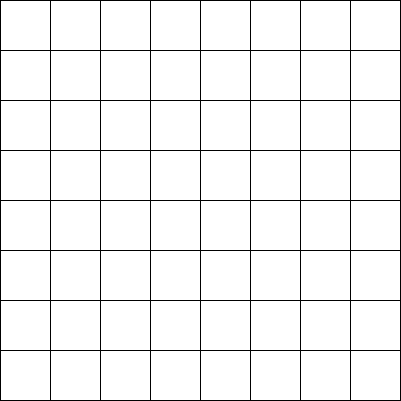
Frame 1 (no input)
Frame 60 (the mouse pressed at the canvas centre just before this capture): identical to frame 1, image omitted
Frame 120 (the mouse held since frame 60 and released just before this capture): identical to frame 1, image omitted

The Processing sketch that drew this single still picture (run headless with seeded random() and noise(); from frame 60 on, the mouse is pressed at the canvas centre):

// Processing sketch: processing_171171
// ── processing_171171.pde

/*
by Adriano Parracciani
aka CyberParra

click the mouse over the single square
to change color from black/white

press n key to set grid off
press y key to set grid on
press s to save image file (the file name is GridAdrt.jpg)

*/

void setup() {
size(401,401);
//noLoop();
frameRate(5);
stroke(0);
}

int x=0;
int y=0;
int lato=50;
int col11=255; 
int col21=255;
int col31=255;
int col41=255; 
int col51=255;
int col61=255;
int col71=255;
int col81=255;
int col12=255; 
int col22=255;
int col32=255;
int col42=255; 
int col52=255;
int col62=255;
int col72=255;
int col82=255;
int col13=255; 
int col23=255;
int col33=255;
int col43=255; 
int col53=255;
int col63=255;
int col73=255;
int col83=255;

int col14=255; 
int col24=255;
int col34=255;
int col44=255; 
int col54=255;
int col64=255;
int col74=255;
int col84=255;

int col15=255; 
int col25=255;
int col35=255;
int col45=255; 
int col55=255;
int col65=255;
int col75=255;
int col85=255;

int col16=255; 
int col26=255;
int col36=255;
int col46=255; 
int col56=255;
int col66=255;
int col76=255;
int col86=255;

int col17=255; 
int col27=255;
int col37=255;
int col47=255; 
int col57=255;
int col67=255;
int col77=255;
int col87=255;

int col18=255; 
int col28=255;
int col38=255;
int col48=255; 
int col58=255;
int col68=255;
int col78=255;
int col88=255;


void draw() {

  //row1
  
  //q11  
fill (col11);  
rect(0,0, lato,lato);
 
 //q21 
fill (col21);  
rect(50,0, lato,lato);

 //q31 
fill (col31);  
rect(100,0, lato,lato); 

 //q41 
fill (col41);  
rect(150,0, lato,lato);

 //q51 
fill (col51);  
rect(200,0, lato,lato);

 //q61 
fill (col61);  
rect(250,0, lato,lato);

 //q71 
fill (col71);  
rect(300,0, lato,lato);

 //q81 
fill (col81);  
rect(350,0, lato,lato);

//row2
  
  //q12 
fill (col12);  
rect(0,50, lato,lato);
 
 //q22 
fill (col22);  
rect(50,50, lato,lato);

 //q32
fill (col32);  
rect(100,50, lato,lato); 

 //q42 
fill (col42);  
rect(150,50, lato,lato);

 //q52 
fill (col52);  
rect(200,50, lato,lato);

 //q62 
fill (col62);  
rect(250,50, lato,lato);

 //q72 
fill (col72);  
rect(300,50, lato,lato);

 //q82 
fill (col82);  
rect(350,50, lato,lato);

//row3

  //q13
fill (col13);  
rect(0,100, lato,lato);
 
 //q23 
fill(col23);  
rect(50,100, lato,lato);

 //q33
fill (col33);  
rect(100,100, lato,lato); 

 //q43
fill (col43);  
rect(150,100, lato,lato);

 //q53 
fill (col53);  
rect(200,100, lato,lato);

 //q63 
fill (col63);  
rect(250,100, lato,lato);

 //q73 
fill (col73);  
rect(300,100, lato,lato);

 //q83 
fill (col83);  
rect(350,100, lato,lato);


//row4

  //q14
fill (col14);  
rect(0,150, lato,lato);
 
 //q24 
fill (col24);  
rect(50,150, lato,lato);

 //q34
fill (col34);  
rect(100,150, lato,lato); 

 //q44
fill (col44);  
rect(150,150, lato,lato);

 //q54 
fill (col54);  
rect(200,150, lato,lato);

 //q64 
fill (col64);  
rect(250,150, lato,lato);

 //q74 
fill (col74);  
rect(300,150, lato,lato);

 //q84 
fill (col84);  
rect(350,150, lato,lato);

//row5

  //q15
fill (col15);  
rect(0,200, lato,lato);
 
 //q25 
fill (col25);  
rect(50,200, lato,lato);

 //q35
fill (col35);  
rect(100,200, lato,lato); 

 //q45
fill (col45);  
rect(150,200, lato,lato);

 //q55 
fill (col55);  
rect(200,200, lato,lato);

 //q65 
fill (col65);  
rect(250,200, lato,lato);

 //q75
fill (col75);  
rect(300,200, lato,lato);

 //q85 
fill (col85);  
rect(350,200, lato,lato);


//row6

  //q16
fill (col16);  
rect(0,250, lato,lato);
 
 //q26 
fill (col26);  
rect(50,250, lato,lato);

 //q36
fill (col36);  
rect(100,250, lato,lato); 

 //q46
fill (col46);  
rect(150,250, lato,lato);

 //q56 
fill (col56);  
rect(200,250, lato,lato);

 //q66 
fill (col66);  
rect(250,250, lato,lato);

 //q76
fill (col76);  
rect(300,250, lato,lato);

 //q86 
fill (col86);  
rect(350,250, lato,lato);

//row7

  //q17
fill (col17);  
rect(0,300, lato,lato);
 
 //q27 
fill (col27);  
rect(50,300, lato,lato);

 //q37
fill (col37);  
rect(100,300, lato,lato); 

 //q47
fill (col47);  
rect(150,300, lato,lato);

 //q57 
fill (col57);  
rect(200,300, lato,lato);

 //q67 
fill (col67);  
rect(250,300, lato,lato);

 //q77
fill (col77);  
rect(300,300, lato,lato);

 //q87 
fill (col87);  
rect(350,300, lato,lato);

//row8

  //q18
fill (col18);  
rect(0,350, lato,lato);
 
 //q28 
fill (col28);  
rect(50,350, lato,lato);

 //q38
fill (col38);  
rect(100,350, lato,lato); 

 //q48
fill (col48);  
rect(150,350, lato,lato);

 //q58 
fill (col58);  
rect(200,350, lato,lato);

 //q68 
fill (col68);  
rect(250,350, lato,lato);

 //q78
fill (col78);  
rect(300,350, lato,lato);

 //q88 
fill (col88);  
rect(350,350, lato,lato);

}//end draw


void mousePressed() {
  
  //q11
   if ((mouseX >0) && (mouseX<50) && (mouseY>0) && (mouseY<50)) {
        if (col11==255) {
            col11=0; 
          } else if (col11==0) {
            col11=255;
           }   
     } 
     //21
     if ((mouseX >50) && (mouseX<100) && (mouseY>0) && (mouseY<50)) {
        if (col21==255) {
            col21=0; 
          } else if (col21==0) {
            col21=255;
           }   
      } 
      
      //31
     if ((mouseX >100) && (mouseX<150) && (mouseY>0) && (mouseY<50)) {
        if (col31==255) {
            col31=0; 
          } else if (col31==0) {
            col31=255;
           }   
      } 
   
    //41
     if ((mouseX >150) && (mouseX<200) && (mouseY>0) && (mouseY<50)) {
        if (col41==255) {
            col41=0; 
          } else if (col41==0) {
            col41=255;
           }   
      } 
      
      //51
     if ((mouseX >200) && (mouseX<250) && (mouseY>0) && (mouseY<50)) {
        if (col51==255) {
            col51=0; 
          } else if (col51==0) {
            col51=255;
           }   
      } 
      
       //61
     if ((mouseX >250) && (mouseX<300) && (mouseY>0) && (mouseY<50)) {
        if (col61==255) {
            col61=0; 
          } else if (col61==0) {
            col61=255;
           }   
      } 
      
      //71
     if ((mouseX >300) && (mouseX<350) && (mouseY>0) && (mouseY<50)) {
        if (col71==255) {
            col71=0; 
          } else if (col71==0) {
            col71=255;
           }   
      } 
      
      //81
     if ((mouseX >350) && (mouseX<400) && (mouseY>0) && (mouseY<50)) {
        if (col81==255) {
            col81=0; 
          } else if (col81==0) {
            col81=255;
           }   
      } 
      
      //row 2
      
    //q12
   if ((mouseX >0) && (mouseX<50) && (mouseY>50) && (mouseY<100)) {
        if (col12==255) {
            col12=0; 
          } else if (col12==0) {
            col12=255;
           }   
     } 
     //22
     if ((mouseX >50) && (mouseX<100) && (mouseY>50) && (mouseY<100)) {
        if (col22==255) {
            col22=0; 
          } else if (col22==0) {
            col22=255;
           }   
      } 
      
      //32
     if ((mouseX >100) && (mouseX<150) && (mouseY>50) && (mouseY<100)) {
        if (col32==255) {
            col32=0; 
          } else if (col32==0) {
            col32=255;
           }   
      } 
   
    //42
     if ((mouseX >150) && (mouseX<200) && (mouseY>50) && (mouseY<100)) {
        if (col42==255) {
            col42=0; 
          } else if (col42==0) {
            col42=255;
           }   
      } 
      
      //52
     if ((mouseX >200) && (mouseX<250) && (mouseY>50) && (mouseY<100)) {
        if (col52==255) {
            col52=0; 
          } else if (col52==0) {
            col52=255;
           }   
      } 
      
       //62
     if ((mouseX >250) && (mouseX<300) && (mouseY>50) && (mouseY<100)) {
        if (col62==255) {
            col62=0; 
          } else if (col62==0) {
            col62=255;
           }   
      } 
      
      //72
     if ((mouseX >300) && (mouseX<350) && (mouseY>50) && (mouseY<100)) {
        if (col72==255) {
            col72=0; 
          } else if (col72==0) {
            col72=255;
           }   
      } 
      
      //82
     if ((mouseX >350) && (mouseX<400) && (mouseY>50) && (mouseY<100)) {
        if (col82==255) {
            col82=0; 
          } else if (col82==0) {
            col82=255;
           }   
      } 
      
      //row 3
      
      //q13
   if ((mouseX >0) && (mouseX<50) && (mouseY>100) && (mouseY<150)) {
        if (col13==255) {
            col13=0; 
          } else if (col13==0) {
            col13=255;
           }   
     } 
     //23
     if ((mouseX >50) && (mouseX<100) && (mouseY>100) && (mouseY<150)) {
        if (col23==255) {
            col23=0; 
          } else if (col23==0) {
            col23=255;
           }   
      } 
      
      //33
     if ((mouseX >100) && (mouseX<150) && (mouseY>100) && (mouseY<150)) {
        if (col33==255) {
            col33=0; 
          } else if (col33==0) {
            col33=255;
           }   
      } 
   
    //43
     if ((mouseX >150) && (mouseX<200) && (mouseY>100) && (mouseY<150)) {
        if (col43==255) {
            col43=0; 
          } else if (col43==0) {
            col43=255;
           }   
      } 
      
      //53
     if ((mouseX >200) && (mouseX<250) && (mouseY>100) && (mouseY<150)) {
        if (col53==255) {
            col53=0; 
          } else if (col53==0) {
            col53=255;
           }   
      } 
      
       //63
     if ((mouseX >250) && (mouseX<300) && (mouseY>100) && (mouseY<150)) {
        if (col63==255) {
            col63=0; 
          } else if (col63==0) {
            col63=255;
           }   
      } 
      
      //73
     if ((mouseX >300) && (mouseX<350) && (mouseY>100) && (mouseY<150)) {
        if (col73==255) {
            col73=0; 
          } else if (col73==0) {
            col73=255;
           }   
      } 
      
      //83
     if ((mouseX >350) && (mouseX<400) && (mouseY>100) && (mouseY<150)) {
        if (col83==255) {
            col83=0; 
          } else if (col83==0) {
            col83=255;
           }   
      } 
      
     
      
      //row4
      
      //q14
   if ((mouseX >0) && (mouseX<50) && (mouseY>150) && (mouseY<200)) {
        if (col14==255) {
            col14=0; 
          } else if (col14==0) {
            col14=255;
           }   
     } 
     //24
     if ((mouseX >50) && (mouseX<100) && (mouseY>150) && (mouseY<200)) {
        if (col24==255) {
            col24=0; 
          } else if (col24==0) {
            col24=255;
           }   
      } 
      
      //34
     if ((mouseX >100) && (mouseX<150) && (mouseY>150) && (mouseY<200)) {
        if (col34==255) {
            col34=0; 
          } else if (col34==0) {
            col34=255;
           }   
      } 
   
    //44
     if ((mouseX >150) && (mouseX<200) && (mouseY>150) && (mouseY<200)) {
        if (col44==255) {
            col44=0; 
          } else if (col44==0) {
            col44=255;
           }   
      } 
      
      //54
     if ((mouseX >200) && (mouseX<250) && (mouseY>150) && (mouseY<200)) {
        if (col54==255) {
            col54=0; 
          } else if (col54==0) {
            col54=255;
           }   
      } 
      
       //64
     if ((mouseX >250) && (mouseX<300) && (mouseY>150) && (mouseY<200)) {
        if (col64==255) {
            col64=0; 
          } else if (col64==0) {
            col64=255;
           }   
      } 
      
      //74
     if ((mouseX >300) && (mouseX<350) && (mouseY>150) && (mouseY<200)) {
        if (col74==255) {
            col74=0; 
          } else if (col74==0) {
            col74=255;
           }   
      } 
      
      //84
     if ((mouseX >350) && (mouseX<400) && (mouseY>150) && (mouseY<200)) {
        if (col84==255) {
            col84=0; 
          } else if (col84==0) {
            col84=255;
           }   
      } 
      
     //row5
     
      //q15
   if ((mouseX >0) && (mouseX<50) && (mouseY>200) && (mouseY<250)) {
        if (col15==255) {
            col15=0; 
          } else if (col15==0) {
            col15=255;
           }   
     } 
     //25
     if ((mouseX >50) && (mouseX<100) && (mouseY>200) && (mouseY<250)) {
        if (col25==255) {
            col25=0; 
          } else if (col25==0) {
            col25=255;
           }   
      } 
      
      //35
     if ((mouseX >100) && (mouseX<150) && (mouseY>200) && (mouseY<250)) {
        if (col35==255) {
            col35=0; 
          } else if (col35==0) {
            col35=255;
           }   
      } 
   
    //45
     if ((mouseX >150) && (mouseX<200) && (mouseY>200) && (mouseY<250)) {
        if (col45==255) {
            col45=0; 
          } else if (col45==0) {
            col45=255;
           }   
      } 
      
      //55
     if ((mouseX >200) && (mouseX<250) && (mouseY>200) && (mouseY<250)) {
        if (col55==255) {
            col55=0; 
          } else if (col55==0) {
            col55=255;
           }   
      } 
      
       //65
     if ((mouseX >250) && (mouseX<300) && (mouseY>200) && (mouseY<250)) {
        if (col65==255) {
            col65=0; 
          } else if (col65==0) {
            col65=255;
           }   
      } 
      
      //75
     if ((mouseX >300) && (mouseX<350) && (mouseY>200) && (mouseY<250)) {
        if (col75==255) {
            col75=0; 
          } else if (col75==0) {
            col75=255;
           }   
      } 
      
      //85
     if ((mouseX >350) && (mouseX<400) && (mouseY>200) && (mouseY<250)) {
        if (col85==255) {
            col85=0; 
          } else if (col85==0) {
            col85=255;
           }   
      } 
   //row6 
   
    //q16
   if ((mouseX >0) && (mouseX<50) && (mouseY>250) && (mouseY<300)) {
        if (col16==255) {
            col16=0; 
          } else if (col16==0) {
            col16=255;
           }   
     } 
     //26
     if ((mouseX >50) && (mouseX<100) && (mouseY>250) && (mouseY<300)) {
        if (col26==255) {
            col26=0; 
          } else if (col26==0) {
            col26=255;
           }   
      } 
      
      //36
     if ((mouseX >100) && (mouseX<150) && (mouseY>250) && (mouseY<300)) {
        if (col36==255) {
            col36=0; 
          } else if (col36==0) {
            col36=255;
           }   
      } 
   
    //46
     if ((mouseX >150) && (mouseX<200) && (mouseY>250) && (mouseY<300)) {
        if (col46==255) {
            col46=0; 
          } else if (col46==0) {
            col46=255;
           }   
      } 
      
      //56
     if ((mouseX >200) && (mouseX<250) && (mouseY>250) && (mouseY<300)) {
        if (col56==255) {
            col56=0; 
          } else if (col56==0) {
            col56=255;
           }   
      } 
      
       //66
     if ((mouseX >250) && (mouseX<300) && (mouseY>250) && (mouseY<300)) {
        if (col66==255) {
            col66=0; 
          } else if (col66==0) {
            col66=255;
           }   
      } 
      
      //76
     if ((mouseX >300) && (mouseX<350) && (mouseY>250) && (mouseY<300)) {
        if (col76==255) {
            col76=0; 
          } else if (col76==0) {
            col76=255;
           }   
      } 
      
      //86
     if ((mouseX >350) && (mouseX<400) && (mouseY>250) && (mouseY<300)) {
        if (col86==255) {
            col86=0; 
          } else if (col86==0) {
            col86=255;
           }   
      } 
      
      //row7
      
      //q17
   if ((mouseX >0) && (mouseX<50) && (mouseY>300) && (mouseY<350)) {
        if (col17==255) {
            col17=0; 
          } else if (col17==0) {
            col17=255;
           }   
     } 
     //27
     if ((mouseX >50) && (mouseX<100) && (mouseY>300) && (mouseY<350)) {
        if (col27==255) {
            col27=0; 
          } else if (col27==0) {
            col27=255;
           }   
      } 
      
      //37
     if ((mouseX >100) && (mouseX<150) && (mouseY>300) && (mouseY<350)) {
        if (col37==255) {
            col37=0; 
          } else if (col37==0) {
            col37=255;
           }   
      } 
   
    //47
     if ((mouseX >150) && (mouseX<200) && (mouseY>300) && (mouseY<350)) {
        if (col47==255) {
            col47=0; 
          } else if (col47==0) {
            col47=255;
           }   
      } 
      
      //57
     if ((mouseX >200) && (mouseX<250) && (mouseY>300) && (mouseY<350)) {
        if (col57==255) {
            col57=0; 
          } else if (col57==0) {
            col57=255;
           }   
      } 
      
       //67
     if ((mouseX >250) && (mouseX<300) && (mouseY>300) && (mouseY<350)) {
        if (col67==255) {
            col67=0; 
          } else if (col67==0) {
            col67=255;
           }   
      } 
      
      //77
     if ((mouseX >300) && (mouseX<350) && (mouseY>300) && (mouseY<350)) {
        if (col77==255) {
            col77=0; 
          } else if (col77==0) {
            col77=255;
           }   
      } 
      
      //87
     if ((mouseX >350) && (mouseX<400) && (mouseY>300) && (mouseY<350)) {
        if (col87==255) {
            col87=0; 
          } else if (col87==0) {
            col87=255;
           }   
      } 
      
      
      //row8
      //q18
   if ((mouseX >0) && (mouseX<50) && (mouseY>350) && (mouseY<400)) {
        if (col18==255) {
            col18=0; 
          } else if (col18==0) {
            col18=255;
           }   
     } 
     //28
     if ((mouseX >50) && (mouseX<100) && (mouseY>350) && (mouseY<400)) {
        if (col28==255) {
            col28=0; 
          } else if (col28==0) {
            col28=255;
           }   
      } 
      
      //38
     if ((mouseX >100) && (mouseX<150) && (mouseY>350) && (mouseY<400)) {
        if (col38==255) {
            col38=0; 
          } else if (col38==0) {
            col38=255;
           }   
      } 
   
    //48
     if ((mouseX >150) && (mouseX<200) && (mouseY>350) && (mouseY<400)) {
        if (col48==255) {
            col48=0; 
          } else if (col48==0) {
            col48=255;
           }   
      } 
      
      //58
     if ((mouseX >200) && (mouseX<250) && (mouseY>350) && (mouseY<400)) {
        if (col58==255) {
            col58=0; 
          } else if (col58==0) {
            col58=255;
           }   
      } 
      
       //68
     if ((mouseX >250) && (mouseX<300) && (mouseY>350) && (mouseY<400)) {
        if (col68==255) {
            col68=0; 
          } else if (col68==0) {
            col68=255;
           }   
      } 
      
      //78
     if ((mouseX >300) && (mouseX<350) && (mouseY>350) && (mouseY<400)) {
        if (col78==255) {
            col78=0; 
          } else if (col78==0) {
            col78=255;
           }   
      } 
      
      //88
     if ((mouseX >350) && (mouseX<400) && (mouseY>350) && (mouseY<400)) {
        if (col88==255) {
            col88=0; 
          } else if (col88==0) {
            col88=255;
           }   
      } 
      
}//end mouse pressed

void keyPressed() {
  
  if (key=='n') {
    noStroke();
  }
  
   if (key=='y') {
    stroke(0);
  }
  
   if (key=='s') { //save image file
    save("GridArt.jpg");
  }
  
}//end of keypressed
